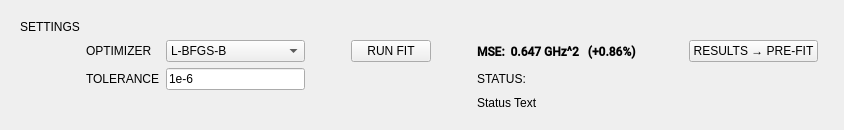
            <widget class="QWidget" name="fitPage">
             <property name="sizePolicy">
              <sizepolicy hsizetype="Preferred" vsizetype="Preferred">
               <horstretch>0</horstretch>
               <verstretch>0</verstretch>
              </sizepolicy>
             </property>
             <layout class="QHBoxLayout" name="horizontalLayout_10">
              <item>
               <widget class="QFrame" name="frame_5">
                <property name="sizePolicy">
                 <sizepolicy hsizetype="Preferred" vsizetype="Preferred">
                  <horstretch>0</horstretch>
                  <verstretch>0</verstretch>
                 </sizepolicy>
                </property>
                <property name="frameShape">
                 <enum>QFrame::NoFrame</enum>
                </property>
                <property name="frameShadow">
                 <enum>QFrame::Plain</enum>
                </property>
                <layout class="QGridLayout" name="gridLayout_6">
                 <item row="1" column="5">
                  <spacer name="horizontalSpacer_7">
                   <property name="orientation">
                    <enum>Qt::Horizontal</enum>
                   </property>
                   <property name="sizeType">
                    <enum>QSizePolicy::Fixed</enum>
                   </property>
                   <property name="sizeHint" stdset="0">
                    <size>
                     <width>40</width>
                     <height>10</height>
                    </size>
                   </property>
                  </spacer>
                 </item>
                 <item row="1" column="8">
                  <widget class="QLabel" name="mseLabel_2">
                   <property name="sizePolicy">
                    <sizepolicy hsizetype="Fixed" vsizetype="Preferred">
                     <horstretch>0</horstretch>
                     <verstretch>0</verstretch>
                    </sizepolicy>
                   </property>
                   <property name="font">
                    <font>
                     <family>Roboto Medium</family>
                     <pointsize>9</pointsize>
                     <weight>75</weight>
                     <bold>true</bold>
                    </font>
                   </property>
                   <property name="text">
                    <string>MSE:  0.647 GHz^2   (+0.86%)</string>
                   </property>
                  </widget>
                 </item>
                 <item row="2" column="8">
                  <widget class="QLabel" name="label_49">
                   <property name="text">
                    <string>STATUS:</string>
                   </property>
                  </widget>
                 </item>
                 <item row="1" column="1">
                  <widget class="QLabel" name="label_47">
                   <property name="sizePolicy">
                    <sizepolicy hsizetype="Fixed" vsizetype="Preferred">
                     <horstretch>0</horstretch>
                     <verstretch>0</verstretch>
                    </sizepolicy>
                   </property>
                   <property name="text">
                    <string>OPTIMIZER</string>
                   </property>
                  </widget>
                 </item>
                 <item row="2" column="4">
                  <widget class="QLineEdit" name="tolLineEdit">
                   <property name="sizePolicy">
                    <sizepolicy hsizetype="Preferred" vsizetype="Fixed">
                     <horstretch>0</horstretch>
                     <verstretch>0</verstretch>
                    </sizepolicy>
                   </property>
                   <property name="text">
                    <string>1e-6</string>
                   </property>
                  </widget>
                 </item>
                 <item row="3" column="8" rowspan="2" colspan="4">
                  <widget class="QLabel" name="statusTextLabel_2">
                   <property name="sizePolicy">
                    <sizepolicy hsizetype="Preferred" vsizetype="Preferred">
                     <horstretch>0</horstretch>
                     <verstretch>0</verstretch>
                    </sizepolicy>
                   </property>
                   <property name="text">
                    <string>Status Text</string>
                   </property>
                   <property name="alignment">
                    <set>Qt::AlignLeading|Qt::AlignLeft|Qt::AlignTop</set>
                   </property>
                   <property name="wordWrap">
                    <bool>true</bool>
                   </property>
                   <property name="margin">
                    <number>5</number>
                   </property>
                  </widget>
                 </item>
                 <item row="1" column="4">
                  <widget class="QComboBox" name="optimizerComboBox">
                   <property name="sizePolicy">
                    <sizepolicy hsizetype="Preferred" vsizetype="Fixed">
                     <horstretch>0</horstretch>
                     <verstretch>0</verstretch>
                    </sizepolicy>
                   </property>
                   <item>
                    <property name="text">
                     <string>L-BFGS-B</string>
                    </property>
                   </item>
                   <item>
                    <property name="text">
                     <string>Nelder-Mead</string>
                    </property>
                   </item>
                   <item>
                    <property name="text">
                     <string>Powell</string>
                    </property>
                   </item>
                   <item>
                    <property name="text">
                     <string>shgo</string>
                    </property>
                   </item>
                   <item>
                    <property name="text">
                     <string>differential evolution</string>
                    </property>
                   </item>
                  </widget>
                 </item>
                 <item row="1" column="7">
                  <spacer name="horizontalSpacer_6">
                   <property name="orientation">
                    <enum>Qt::Horizontal</enum>
                   </property>
                   <property name="sizeType">
                    <enum>QSizePolicy::Fixed</enum>
                   </property>
                   <property name="sizeHint" stdset="0">
                    <size>
                     <width>40</width>
                     <height>20</height>
                    </size>
                   </property>
                  </spacer>
                 </item>
                 <item row="2" column="1">
                  <widget class="QLabel" name="label_8">
                   <property name="sizePolicy">
                    <sizepolicy hsizetype="Fixed" vsizetype="Preferred">
                     <horstretch>0</horstretch>
                     <verstretch>0</verstretch>
                    </sizepolicy>
                   </property>
                   <property name="text">
                    <string>TOLERANCE</string>
                   </property>
                  </widget>
                 </item>
                 <item row="1" column="6">
                  <widget class="QPushButton" name="fitButton">
                   <property name="sizePolicy">
                    <sizepolicy hsizetype="Fixed" vsizetype="Fixed">
                     <horstretch>0</horstretch>
                     <verstretch>0</verstretch>
                    </sizepolicy>
                   </property>
                   <property name="text">
                    <string>RUN FIT</string>
                   </property>
                  </widget>
                 </item>
                 <item row="1" column="10">
                  <widget class="QPushButton" name="exportToPrefitButton">
                   <property name="sizePolicy">
                    <sizepolicy hsizetype="Fixed" vsizetype="Fixed">
                     <horstretch>0</horstretch>
                     <verstretch>0</verstretch>
                    </sizepolicy>
                   </property>
                   <property name="toolTip">
                    <string>Load the fitted parameters to the pre-fit section</string>
                   </property>
                   <property name="text">
                    <string>RESULTS → PRE-FIT</string>
                   </property>
                  </widget>
                 </item>
                 <item row="1" column="9">
                  <spacer name="horizontalSpacer_9">
                   <property name="orientation">
                    <enum>Qt::Horizontal</enum>
                   </property>
                   <property name="sizeType">
                    <enum>QSizePolicy::Fixed</enum>
                   </property>
                   <property name="sizeHint" stdset="0">
                    <size>
                     <width>40</width>
                     <height>20</height>
                    </size>
                   </property>
                  </spacer>
                 </item>
                 <item row="0" column="0">
                  <widget class="QLabel" name="label_45">
                   <property name="sizePolicy">
                    <sizepolicy hsizetype="Preferred" vsizetype="Fixed">
                     <horstretch>0</horstretch>
                     <verstretch>0</verstretch>
                    </sizepolicy>
                   </property>
                   <property name="styleSheet">
                    <string notr="true">font: 57 11pt &quot;Roboto Medium&quot;;
</string>
                   </property>
                   <property name="text">
                    <string>SETTINGS</string>
                   </property>
                  </widget>
                 </item>
                </layout>
               </widget>
              </item>
             </layout>
            </widget>
